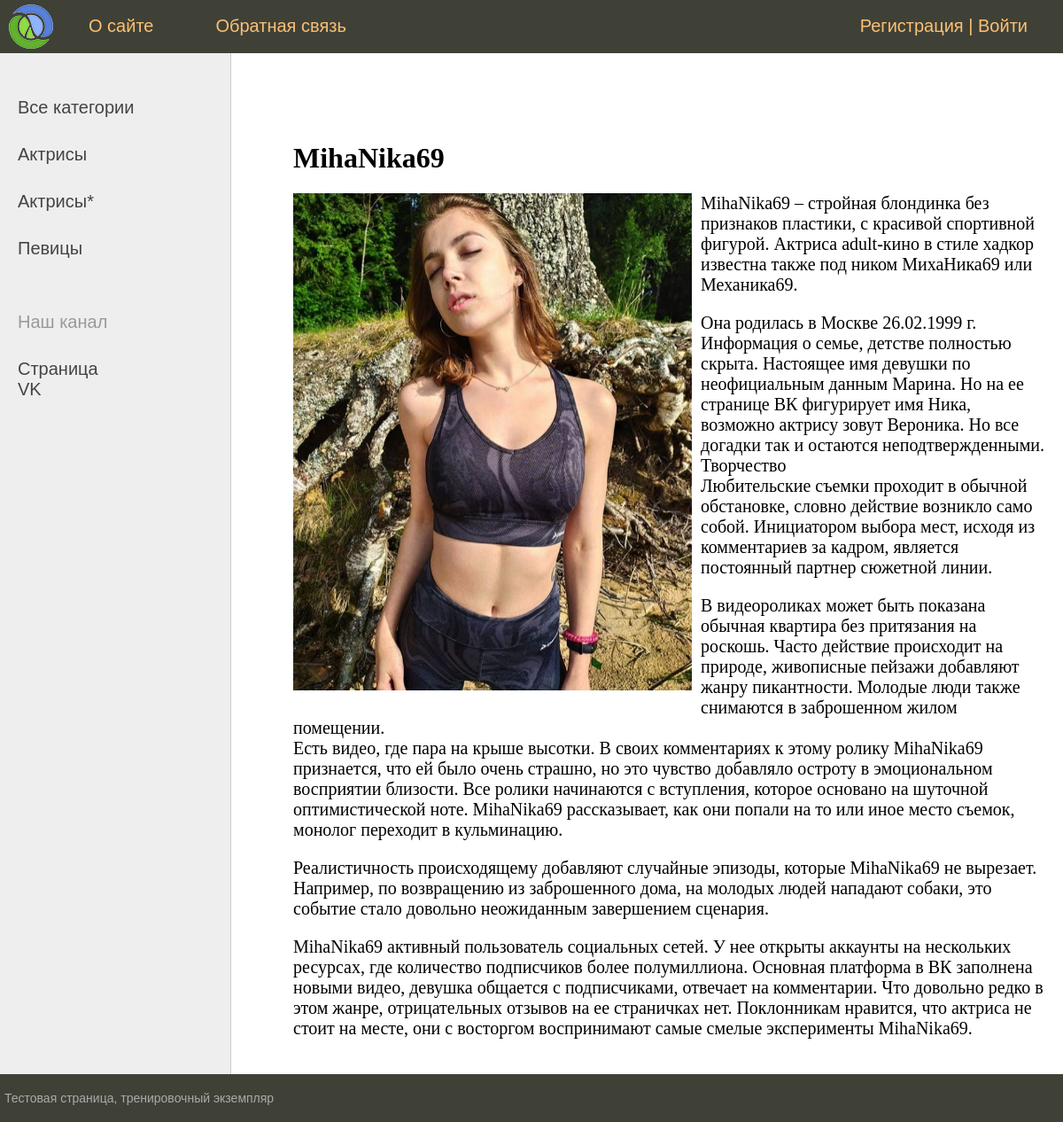
/post/mihanika69/, run on the app's committed database.
### women/models.py (models this page shows, shortened)
class Category(models.Model):
    name = models.CharField(max_length=100, db_index=True, verbose_name='Категория')
    slug = models.CharField(max_length=255, null=True, db_index=True, verbose_name='URL')
    def get_absolute_url(self):
        return reverse('category', kwargs={'cat_slug': self.slug})
    class Meta:
        verbose_name = 'Категории'
        verbose_name_plural = 'Категории'
        ordering = ['id', 'name']

class Women(models.Model):
    title = models.CharField(max_length=255, verbose_name='Заголовок')
    slug = models.SlugField(max_length=255, unique=True, null=True, db_index=True, verbose_name='URL')
    text = models.TextField(blank=True, verbose_name='Описание')
    photo = models.ImageField(upload_to="photos/%Y/%m/%d", verbose_name='Фото')
    time_create = models.DateTimeField(auto_now_add=True, verbose_name='Время создания')
    time_update = models.DateTimeField(auto_now=True, verbose_name='Время обновления')
    is_published = models.BooleanField(default=True, verbose_name='Опубликованность')
    cat = models.ForeignKey('Category', on_delete=models.PROTECT, null=True, verbose_name='Категория')
    def __str__(self):
        return self.title
    class Meta:
        verbose_name = 'Известные женщины'
        verbose_name_plural = 'Известные женщины'
        ordering = ['time_create', 'title']

### women/views.py (the view)
# urls.py: path('post/<slug:post_slug>/', ShowPost.as_view(), name='post'),  # http://127.0.0.1:8000/about/
class ShowPost(DataMixin, DetailView):
    model = Women
    template_name = 'women/post.html'
    slug_url_kwarg = 'post_slug'
    context_object_name = 'post'
    def get_context_data(self, *, object_list=None, **kwargs):
        context = super().get_context_data(**kwargs)
        c_def = self.get_user_context(title=context['post'],
                                      cat_selected=None)
        context.update(c_def)
        return context

### women/utils.py (called while the page is built)
    def get_user_context(self, **kwargs):
        menu_user = menu.copy()
        context = kwargs
        cats = Category.objects.annotate(total=Count('women')).filter(total__gt=0, women__is_published=True)
        if not self.request.user.is_authenticated:
            menu_user.pop(1)
        context['menu'] = menu_user
        context['cats'] = cats
        if 'cat_selected' not in context:
            context['cat_selected'] = 0
        return context

### women/templates/women/post.html
{% extends 'women/base.html' %}
{% block content %}
<h1> {{post.title}} </h1>
{% if post.photo %}
<p> <img class="img-article-left" src="{{ post.photo.url }}"> </p>
{% endif %}
{{post.text|linebreaks}}
{% endblock %}

### women/templates/women/base.html (shortened to what this page needs)
{% load static %}
{% load women_tags %}
<!DOCTYPE html>
<html>
<head>
    <link type="text/css" href="{% static 'women/css/styles.css' %}" rel="stylesheet"/>
</head>
<body>
<table class="table-page" border=0 cellpadding="0" cellspacing="0">
<tr><td valign=top>
{% block mainmenu %}
<div class="header">
   <ul id="mainmenu" class="mainmenu">
       <li class="logo"><a href="{% url 'home' %}"><div class="logo"></div></a></li>
            {% for m in menu %}
                <li><a href="{% url m.url_name %}">{{m.title}}</a></li>
            {% endfor %}
       {% if request.user.is_authenticated %}
            <li class="last"> {{ user.username}} | <a href="{% url 'logout' %}">Выйти</a> </li>
       {% else %}
            <li class="last"> <a href="{% url 'register' %}">Регистрация</a> | <a href="{% url 'login' %}">Войти</a> </li>
       {% endif %}
   </ul>
</div>
{% endblock mainmenu %}
<table class="table-content" border=0 cellpadding="0" cellspacing="0">
<tr>
    <td valign="top" class="left-chapters">
        <ul id="leftchapters">
            {% if cat_selected == 0 %}
                <li class="selected">Все категории</li>
            {% else %}
                <li><a href="{% url 'home' %}">Все категории</li>
            {% endif %}
            {% for c in cats %}
                {% if c.pk == cat_selected %}
                    <li class="selected">{{c.name}}</li>
                {% else %}
                    <li><a href="{{ c.get_absolute_url }}"> {{c.name}}</a></li>
                {% endif %}
            {% endfor %}
            <li class="share">
            <p>Наш канал</p>
            <a href="https://vk.com/al_feed.php" target="_blank" rel="nofollow">Cтраница VK</a>
             </li>
        </ul>
    </td>
<td valign="top" class="content">
    <div class="content-text">
    {% block content %}
    {% endblock %}
	</div>
</td></tr></table>
</td></tr>
<tr><td valign=top>
    <div id="footer"><p> Тестовая страница, тренировочный экземпляр</p></div>
</td></tr></table>
</body>
</html>

### women/static/women/css/styles.css (style rules this page uses)
html, body { font-family: 'Arial'; margin: 0; padding: 0; height: 100%; width: 100%; color: #444; }
a { color: #0059b2; text-decoration: none; }
img { max-width: 800px; height: auto; }
img.img-article-left { max-width: 450px; height: auto; float: left; padding: 0 10px 10px 0; }
.table-page { width: 100%; height: 100%; vertical-align: top; }
.table-page tr { height: 100%; }
.header { background: #3F4137; height: 60px; }
.logo { background: url('../images/logo.png') no-repeat 10px 5px; width: 70px; height: 60px; }
ul.mainmenu { list-style: none; margin: 0; padding: 0; height: 60px; color: #fdc073; font-size: 20px; overflow: hidden; }
ul.mainmenu li { float: left; margin: 18px 40px 0 30px; }
ul.mainmenu li.logo { margin: 0; }
ul.mainmenu li.last { float: right; }
ul.mainmenu li a { color: #fdc073; text-decoration: none; }
.table-content { width: 100%; min-height: 100%; height: 100%; }
.left-chapters { margin: 0; background: #eee; border-right: 1px solid #ccc; min-height: 100%; }
.left-chapters ul { width: 230px; min-height: 100%; margin: 0; padding: 20px 10px 10px 20px; list-style: none; font-size: 20px; }
.left-chapters ul li { margin: 30px 0 0 0; color: #999; }
.left-chapters ul li a { color: #444; text-decoration: none; }
.left-chapters ul li.share { margin: 60px 0 0 0; }
.left-chapters ul li.share p { margin: 30px 0 30px 0; }
.left-chapters ul li.share a { display: inline-block; width: 40px; height: 40px; margin: 0 20px 0 0; }
.content { padding: 40px 20px 20px 40px; width: 100%; box-sizing: border-box; }
.content-text { margin: 60px 0 0 30px; color: #000; font-size: 20px; font-family: Yandex Sans Display Light; }
.content-text h1 { font-size: 32px; }
#footer { box-sizing: border-box; background: #3F4137; padding: 5px; color: #aaa; font-size: 14px; font-family: Verdana, Geneva, Arial, Helvetica; text-align: left; overflow: hidden; }

### data on the page
Category: name "Актрисы"
Category: name "Актрисы*"
Category: name "Певицы"
Women: title "MihaNika69", photo (picture), text "MihaNika69 – стройная блондинка без признаков пластики, с красивой спортивной фигурой. Актриса adult-кино в стиле хадкор известна также под ником МихаНика69 или Механика69. Она родилась в Москве 26.02.1999 г. Информация о семье, детстве полностью скрыта. Настоящее имя девушки по неофициальным данным Марина. Но на ее странице ВК фигурирует имя Ника, возможно актрису зовут Вероника. Но все догадки так и остаются неподтвержденными. Творчество Любительские съемки проходит в обычной обстановке, словно действие возникло само собой. Инициатором выбора мест, исходя из комментариев за кадром, является постоянный партнер сюжетной линии. В видеороликах может быть показана обычная квартира без…"

### other printed values
{{ m.title }} "О сайте" "Обратная связь"
